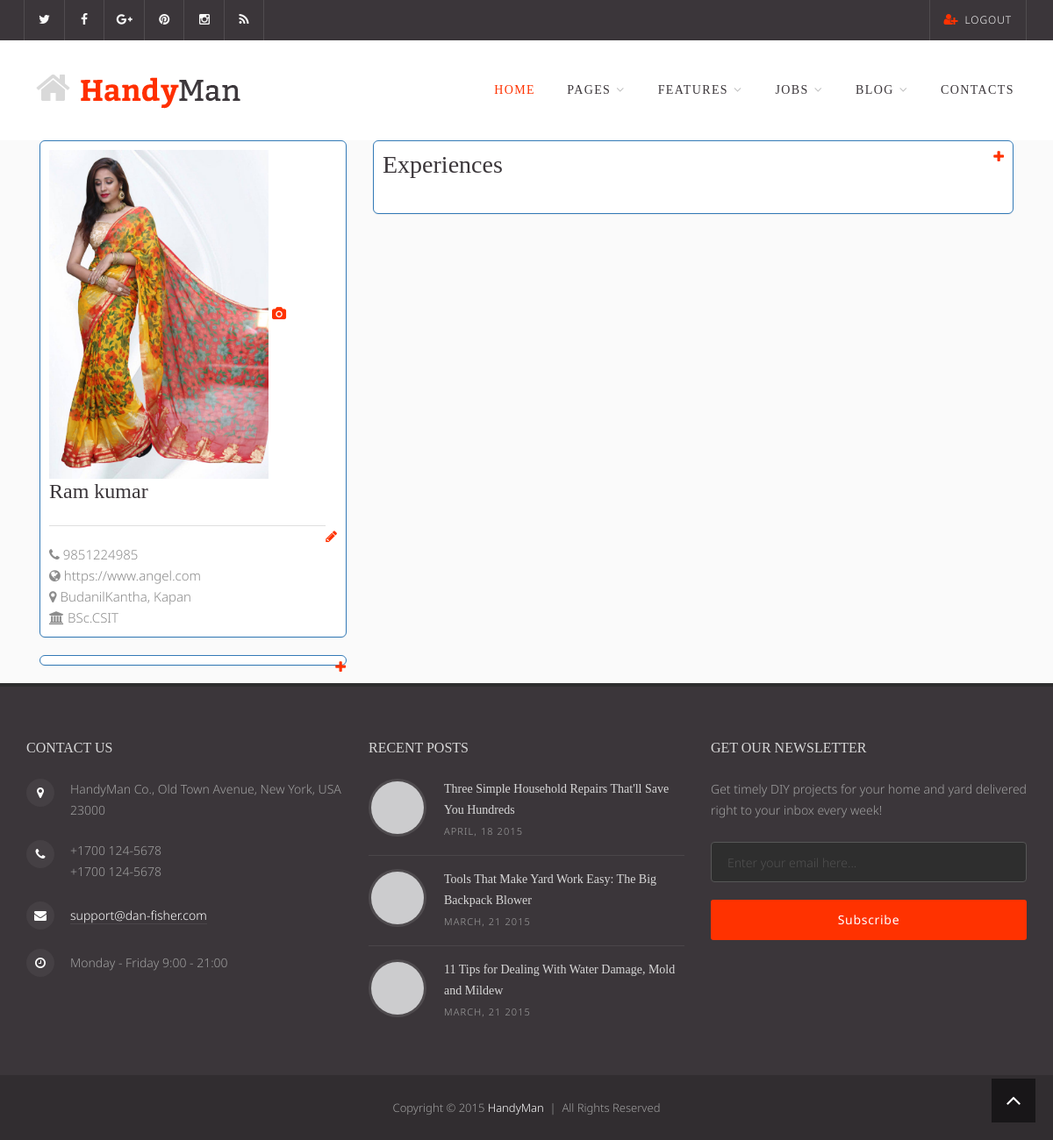
/employee/dashbaord/ (signed in), run on an earlier commit of the app's database.
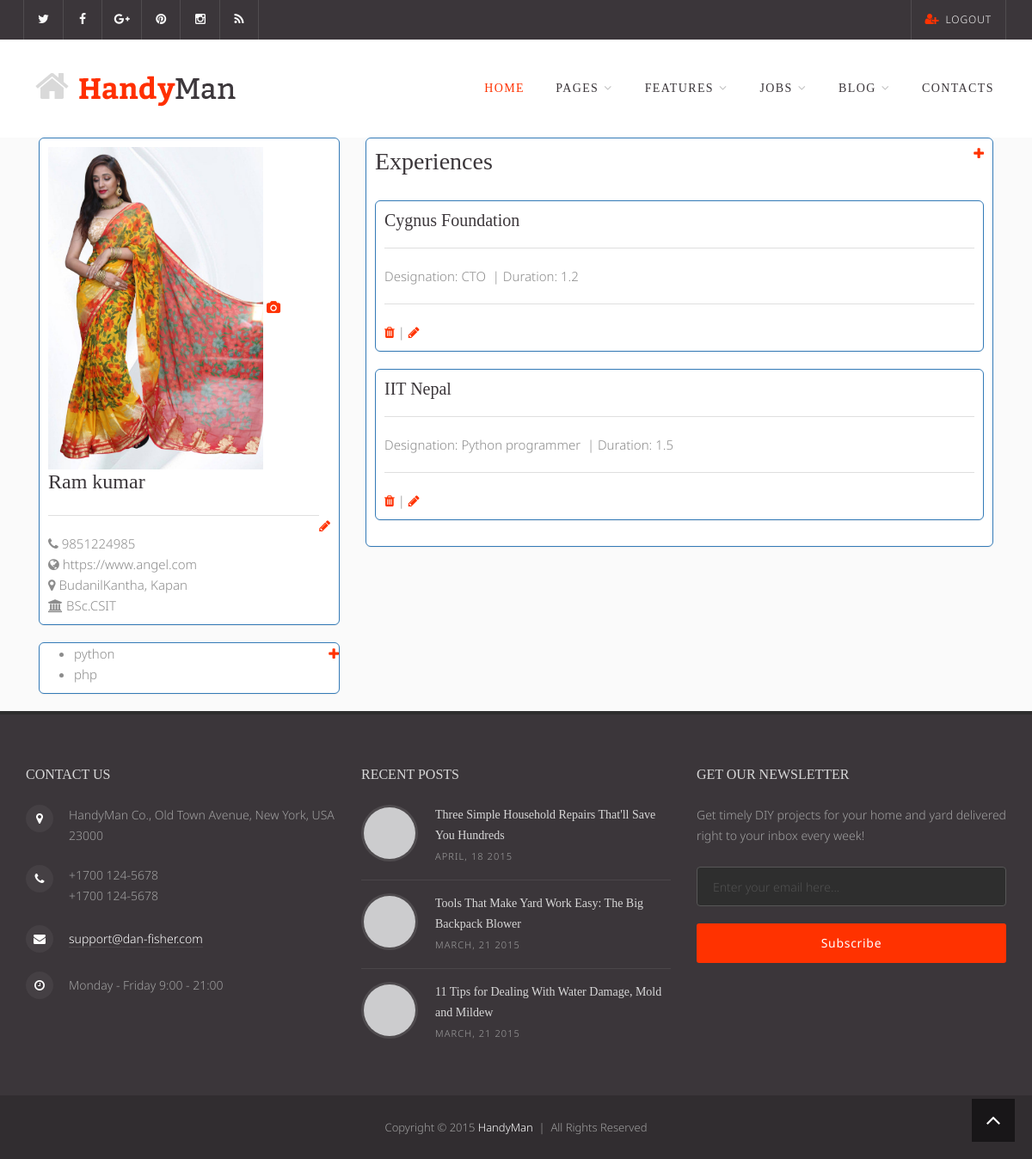
And on a later commit of the database.
### employee/models.py (models this page shows, shortened)
class Employee(models.Model):
    fullname = models.CharField(max_length=30)
    profile_img = models.ImageField(upload_to='profile/')
    contact_no = models.CharField(max_length=14,unique=True)
    address = models.CharField(max_length=100,null=True,blank=True)
    qualification = models.CharField(max_length=100)
    website = models.URLField(unique=True,null=True,blank=True)
    user = models.OneToOneField(User,on_delete=models.CASCADE)
    class Meta:
        db_table = 'employee'

class Skill(models.Model):
    title = models.CharField(max_length=100)
    employee = models.ForeignKey(Employee,on_delete=models.CASCADE)
    class Meta:
        db_table ='skill'

class Experience(models.Model):
    company_name = models.CharField(max_length=100)
    duration = models.DecimalField(decimal_places=1,max_digits=3)
    designation = models.CharField(max_length=50)
    employee = models.ForeignKey(Employee,on_delete=models.CASCADE)
    class Meta:
        db_table = 'experience'

### employee/views.py (the view)
# urls.py: path('dashbaord/',views.dashbaord,name='company_dashboard')
def dashbaord(request):
    e = Employee.objects.get(user_id=request.user.id)
    x = EmployeEditForm(request.POST or None,instance=e)
    iform = EmployeImageEditForm(request.POST or None,request.FILES or None,instance=e)
    exp = ExperineceForm(request.POST or None)
    experinces = Experience.objects.filter(employee_id = getCurrentlyLogInEmployeeId(request.user.id))
    skillform = SkillForm(request.POST or None)
    skill = Skill.objects.filter(employee_id = getCurrentlyLogInEmployeeId(request.user.id))
    if skillform.is_valid():
        data = skillform.save(commit=False)
        data.employee_id = getCurrentlyLogInEmployeeId(request.user.id)
        data.save()
        return redirect('employee_dashboard')
    if exp.is_valid():
        data = exp.save(commit=False)
        data.employee_id =getCurrentlyLogInEmployeeId(request.user.id)
        data.save()
        return redirect('employee_dashboard')
    if x.is_valid():
        x.save()
        return redirect('employee_dashboard')
    if iform.is_valid():
        iform.save()
        return redirect('employee_dashboard')
    context = {
        'emp':e,
        'eform':x,
        'iform':iform,
        'expform':exp,
        'exp':experinces,
        'skillform':skillform,
        'skill':skill,
    }
    return render(request,'employee_dashboard.html',context)

### employee/forms.py
class EmployeEditForm(forms.ModelForm):
    fullname = forms.CharField(widget=forms.TextInput(attrs={'class':'form-control'}))
    contact_no = forms.CharField(widget=forms.TextInput(attrs={'class': 'form-control'}))
    address = forms.CharField(widget=forms.TextInput(attrs={'class': 'form-control'}))
    qualification = forms.CharField(widget=forms.TextInput(attrs={'class': 'form-control'}))
    website = forms.URLField(widget=forms.URLInput(attrs={'class': 'form-control'}))
    class Meta:
        model=Employee
        exclude = ['user','profile_img']

class EmployeImageEditForm(forms.ModelForm):
    class Meta:
        model=Employee
        fields = ['profile_img']

### employee/views.py (called while the page is built)
def getCurrentlyLogInEmployeeId(id):
    e = Employee.objects.get(user_id=id)
    return e.id

### templates/employee_dashboard.html (shortened to what this page needs)
{% extends 'master.html'  %}
{% block 'content' %}
  <div class="container">
       <div class="col-md-4">
            <div class="panel panel-primary" style="padding:10px;">
                <img src="{{MEDIA_URL}}{{emp.profile_img.url}}" style="width:250px;height:auto;">
                <a href="#" data-target="#editimage" data-toggle="modal"><i class="fa fa-camera"></i></a>
                <h4>{{emp.fullname}}</h4>
                <a href="#" style="float:right;" data-toggle="modal" data-target="#editprofile"><i class="fa fa-pencil"></i> </a>
                <hr/>
                <i class="fa fa-phone"></i>&nbsp;{{emp.contact_no}}<br/>
                <i class="fa fa-globe"></i>&nbsp;{{emp.website}}<br/>
                <i class="fa fa-map-marker"></i>&nbsp;{{emp.address}}<br/>
                <i class="fa fa-university"></i>&nbsp;{{emp.qualification}}
            </div>
           <div class="panel panel-primary">
               <a href="#" style="float:right;" data-target="#addskill" data-toggle="modal"><i class="fa fa-plus"></i> </a>
               <ul>
                   {% for s in skill %}
                        <li>{{s.title}}</li>
                   {% endfor %}
               </ul>
           </div>
       </div>
      <div class="col-md-8">
            <div class="panel panel-primary" style="padding:10px;">
                <a href="#" data-toggle="modal" data-target="#addexp"><i class="fa fa-plus" style="float:right;"></i></a>
                <h3>Experiences</h3>
                {% for e in exp %}
                <div class="panel panel-primary" style="padding:10px;">
                    <h5>{{e.company_name}}</h5>
                    <hr/>
                    <span>Designation: {{e.designation}}</span> &nbsp;| <span>Duration: {{e.duration}}</span>
                    <hr/>
                    <a href="{% url 'exp_del' e.id %}"><i class="fa fa-trash"></i> </a> | <a href="{% url 'exp_edit' e.id %}"><i class="fa fa-pencil"></i> </a>
                </div>
                {% endfor %}
            </div>
      </div>
  </div>
  {% endblock %}

### templates/master.html (shortened to what this page needs)
<!DOCTYPE html>
{% load staticfiles %}
 <html class="not-ie no-js" lang="en">
<head>
	<link rel="stylesheet" href="{% static 'css/bootstrap.min.css' %}">
	<link rel="stylesheet" href="{% static 'css/fonts/font-awesome/css/font-awesome.css' %}">
	<link rel="stylesheet" href="{% static 'css/fonts/entypo/css/entypo.css' %}">
	<link rel="stylesheet" href="{% static 'vendor/owl-carousel/owl.carousel.css' %}" media="screen">
	<link rel="stylesheet" href="{% static 'vendor/owl-carousel/owl.theme.css' %}" media="screen">
	<link rel="stylesheet" href="{% static 'vendor/magnific-popup/magnific-popup.css' %}" media="screen">
	<link rel="stylesheet" href="{% static 'vendor/flexslider/flexslider.css' %}" media="screen">
	<link rel="stylesheet" href="{% static 'vendor/job-manager/frontend.css' %}" media="screen">
	<link rel="stylesheet" href="{% static 'css/theme.css' %}">
	<link rel="stylesheet" href="{% static 'css/theme-elements.css' %}">
	<link rel="stylesheet" href="{% static 'css/animate.min.css' %}">
</head>
<body>
		<header class="header header-menu-fullw">
			<div class="header-top">
				<div class="container">
					<div class="header-top-left">
						<div class="menu-container">
							<ul class="header-top-nav header-top-nav__secondary">
								<li><a href="#"><i class="fa fa-twitter"></i> <span class="nav-label">Twitter</span></a></li>
								<li><a href="#"><i class="fa fa-facebook"></i> <span class="nav-label">Facebook</span></a></li>
								<li><a href="#"><i class="fa fa-google-plus"></i> <span class="nav-label">Google+</span></a></li>
								<li><a href="#"><i class="fa fa-pinterest"></i> <span class="nav-label">Pinterest</span></a></li>
								<li><a href="#"><i class="fa fa-instagram"></i> <span class="nav-label">Instagram</span></a></li>
								<li><a href="#"><i class="fa fa-rss"></i> <span class="nav-label">RSS Feed</span></a></li>
							</ul>
						</div>
					</div>
					<div class="header-top-right">
						<div class="menu-container">
							<ul class="header-top-nav header-top-nav__tertiary">
								{% if request.user.is_authenticated %}
								  <li><a href="{% url 'logout' %}"><i class="fa fa-user-plus"></i> Logout</a></li>
								 {% else %}
								<li><a href="{% url 'signup' %}"><i class="fa fa-user-plus"></i> Register</a></li>
								<li><a href="{% url 'login' %}"><i class="fa fa-sign-in"></i> Login</a></li>
								{% endif %}
							</ul>
						</div>
					</div>
				</div>
			</div>
			<div class="header-main">
				<div class="container">
					<div class="logo">
						<a href="index.html"><img src="images/logo.png" alt="Handyman"></a>
					</div>
					<nav class="nav-main">
						<div class="nav-main-inner">
							<ul data-breakpoint="992" class="flexnav">
								<li class="active"><a href="index.html">Home</a></li>
								<li><a href="#">Pages</a>
								</li>
								<li><a href="#">Features</a>
								</li>
								<li><a href="#">Jobs</a>
								</li>
								<li><a href="blog-right-sidebar.html">Blog</a>
								</li>
								<li><a href="page-contacts.html">Contacts</a></li>
							</ul>
						</div>
					</nav>
				</div>
			</div>
		</header>
  {% block 'content' %}  {% endblock %}
			<footer class="footer" id="footer">
				<div class="footer-widgets">
					<div class="container">
						<div class="row">
							<div class="col-sm-4 col-md-4">
								<div class="contacts-widget widget widget__footer">
									<h3 class="widget-title">Contact Us</h3>
									<div class="widget-content">
										<ul class="contacts-info-list">
											<li>
												<i class="fa fa-map-marker"></i>
												<div class="info-item">
													HandyMan Co., Old Town Avenue, New York, USA 23000
												</div>
											</li>
											<li>
												<i class="fa fa-phone"></i>
												<div class="info-item">
													+1700 124-5678<br>
													+1700 124-5678
												</div>
											</li>
											<li>
												<i class="fa fa-envelope"></i>
												<span class="info-item">
													<a href="mailto:info@dan-fisher.com">support@dan-fisher.com</a>
												</span>
											</li>
											<li>
												<i class="fa fa-clock-o"></i>
												<div class="info-item">
													Monday - Friday 9:00 - 21:00
												</div>
											</li>
										</ul>
									</div>
								</div>
							</div>
							<div class="col-sm-4 col-md-4">
								<div class="latest-posts-widget widget widget__footer">
									<h3 class="widget-title">Recent Posts</h3>
									<div class="widget-content">
										<ul class="latest-posts-list">
											<li>
												<figure class="thumbnail"><a href="#"><img src="images/samples/post-img1-sm.jpg" alt=""></a></figure>
												<h5 class="title"><a href="#">Three Simple Household Repairs That'll Save You Hundreds</a></h5>
												<span class="date">April, 18 2015</span>
											</li>
											<li>
												<figure class="thumbnail"><a href="#"><img src="images/samples/post-img2-sm.jpg" alt=""></a></figure>
												<h5 class="title"><a href="#">Tools That Make Yard Work Easy: The Big Backpack Blower</a></h5>
												<span class="date">March, 21 2015</span>
											</li>
											<li>
												<figure class="thumbnail"><a href="#"><img src="images/samples/post-img3-sm.jpg" alt=""></a></figure>
												<h5 class="title"><a href="#">11 Tips for Dealing With Water Damage, Mold and Mildew</a></h5>
												<span class="date">March, 21 2015</span>
											</li>
										</ul>
									</div>
								</div>
							</div>
							<div class="col-sm-4 col-md-4">
								<div class="widget_newsletter widget widget__footer">
									<h3 class="widget-title">Get Our Newsletter</h3>
									<div class="widget-content">
										<p>Get timely DIY projects for your home and yard delivered right to your inbox every week!</p>
										<form action="php/newsletter-form.php" method="POST" id="newsletter-form">
											<div class="form-group">
												<input type="email"
												value=""
												data-msg-required="Please enter email address."
												data-msg-email="Please enter a valid email address."
												class="form-control"
												placeholder="Enter your email here..."
												name="subscribe-email"
												id="subscribe-email">
											</div>
											<button type="submit" class="btn btn-primary btn-block" data-loading-text="Loading...">Subscribe</button>
										</form>
									</div>
								</div>
							</div>
						</div>
					</div>
				</div>
				<div class="footer-copyright">
					<div class="container">
						<div class="row">
							<div class="col-sm-12">
								Copyright &copy; 2015  <a href="index.html">HandyMan</a> &nbsp;| &nbsp;All Rights Reserved
							</div>
						</div>
					</div>
				</div>
			</footer>
</body>
</html>

### static/css/theme-elements.css (style rules this page uses)
a { color: #ff3200; text-decoration: none; }
h1, h2, h3, h4, h5, h6, .h1, .h2, .h3, .h4, .h5, .h6 { font-family: 'Bitter', serif; font-weight: 400; line-height: 1.2em; margin: 0 0 1em 0; color: #3b363a; }
h3, .h3 { font-size: 28px; }
h4, .h4 { font-size: 24px; }
h5, .h5 { font-size: 20px; margin-bottom: .5em; }
p { margin: 0 0 1.75em 0; }
.btn-default, .btn-primary, .btn-success, .btn-info, .btn-warning, .btn-danger { border-color: transparent; letter-spacing: 0.05em; -webkit-box-shadow: none; box-shadow: none; }
.btn { border-radius: 3px; }
.btn-primary { background: #ff3200; filter: progid:DXImageTransform.Microsoft.gradient(enabled = false); }
.thumbnail { background-color: #fff; border: 3px solid #efefef; border-radius: 3px; padding: 0; -webkit-transition: all 0.2s ease-in-out; transition: all 0.2s ease-in-out; }
.thumbnail img { display: block; max-width: 100%; height: auto; margin-left: auto; margin-right: auto; }
.form-control { background-color: #fff; border: 1px solid #dfdfdf; -webkit-box-shadow: inset 0 1px 1px rgba(0, 0, 0, 0.075); box-shadow: inset 0 1px 1px rgba(0, 0, 0, 0.075); -webkit-box-shadow: none; box-shadow: none; padding-left: 18px; padding-right: 18px; border-radius: 4px; }
.form-group { margin-bottom: 20px; }
hr { border-top-color: #dfdfdf; }

What changed in the data, as far as the page shows it:
added Skill: title "python"
added Skill: title "php"
added Experience: company_name "Cygnus Foundation", designation "CTO", duration "1.2"
added Experience: company_name "IIT Nepal", designation "Python programmer", duration "1.5"
